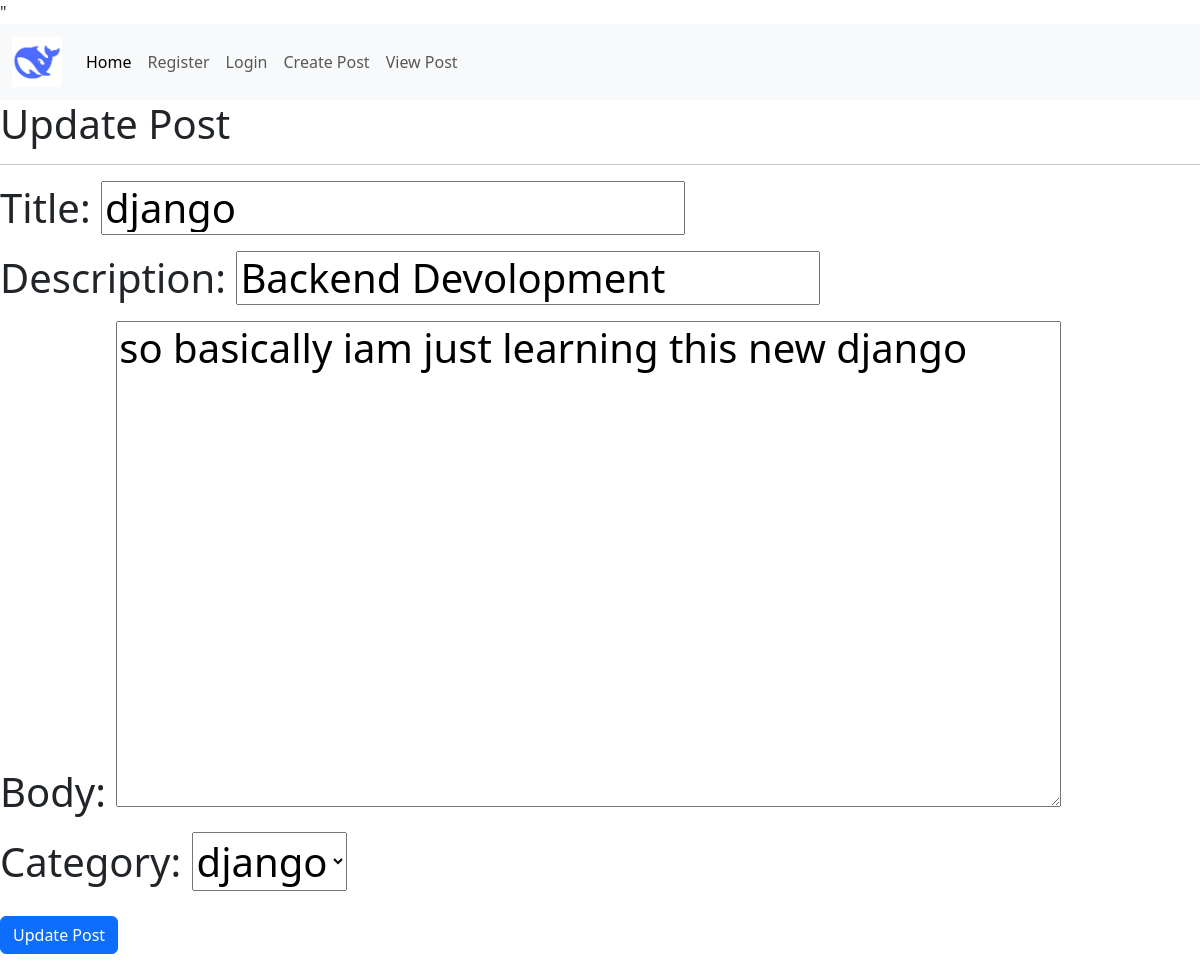
Page /update-post/1/ on the committed database.
### myapp/models.py (models this page shows)
class Post(models.Model):
    author = models.ForeignKey(User, on_delete=models.CASCADE)
    title = models.CharField(max_length=200)
    description = models.CharField(max_length=300)
    body = models.TextField()
    published_on = models.DateTimeField(auto_now_add=True)
    category = models.ForeignKey(Category, on_delete=models.CASCADE)

### myapp/views.py (the view)
# urls.py: path('update-post/<id>/', views.update_post, name='update.post')
def update_post (request, id):
    post = Post.objects.get(pk=id) #returns single post
    form = PostForm(instance=post)
    context = {'form': form}
    if request.method == 'GET':
        return render(request, 'update-post.html', context)
    if request.method =='POST':
        form = PostForm(request.POST, instance=post)
        if form.is_valid():
            form.save()
            return redirect('view-post')

### myapp/forms.py
class PostForm(ModelForm):
    class Meta:
        model = Post
        fields = ('title', 'description', 'body', 'category')

### myapp/models.py (called while the page is built)
    def __str__(self):
        return (self.name)

### myapp/templates/update-post.html (shortened to what this page needs)
{% extends 'base.html' %}
{% block content %}
    <h1>Update Post<h1>
    <hr>
    <form method="post">
    {{ form.as_p }}
    <button class="btn btn-primary" type="submit">Update Post</button>
    </form>
{% endblock content %}

### rows in the picture
Post: title "django", description "Backend Devolopment", body "so basically iam just learning this new django", category "django"
